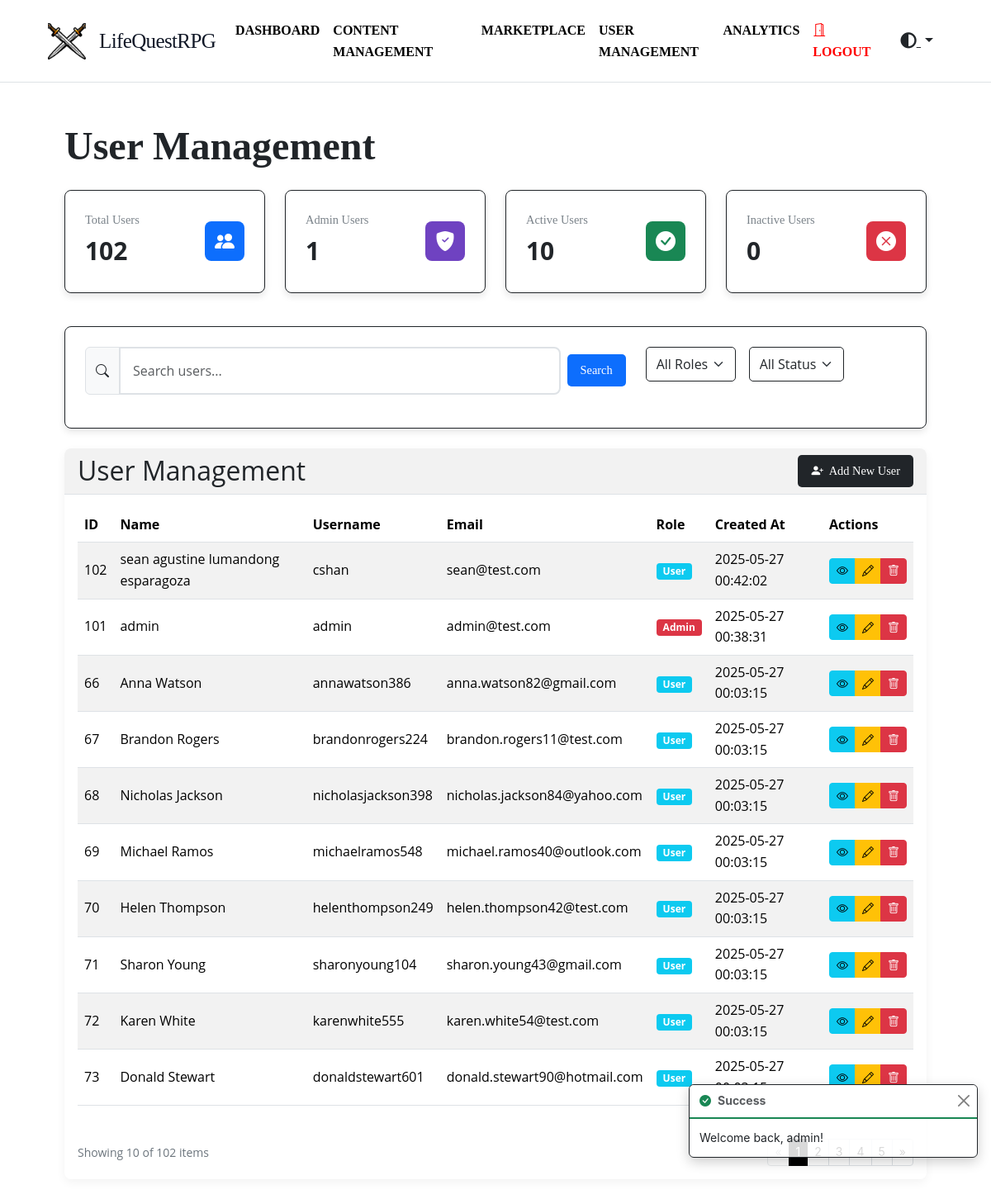
Page /admin/users (signed in) on the committed database.
### tables this page shows
CREATE TABLE `users` (
  `id` int NOT NULL,
  `email` varchar(255) NOT NULL,
  `username` varchar(50) DEFAULT NULL,
  `password` varchar(255) NOT NULL,
  `name` varchar(255) DEFAULT NULL,
  `role` enum('admin','user') DEFAULT 'user',
  `created_at` timestamp NULL DEFAULT CURRENT_TIMESTAMP,
  `updated_at` timestamp NULL DEFAULT CURRENT_TIMESTAMP ON UPDATE CURRENT_TIMESTAMP,
  `coins` int DEFAULT '0',
  `character_created` tinyint(1) DEFAULT '0' COMMENT 'Tracks if character setup is complete',
  `email_notifications` tinyint(1) DEFAULT '1',
  `task_reminders` tinyint(1) DEFAULT '1',
  `achievement_alerts` tinyint(1) DEFAULT '1',
  `theme` varchar(20) DEFAULT 'light',
  `color_scheme` varchar(20) DEFAULT 'default'
);

### app/Views/admin/user_management.php (the view, shortened to what the rows shown need)
<div id="pagination-content">
  <div class="admin-dashboard">
    <div class="container-fluid">
      <div class="d-flex justify-content-between align-items-center">
        <h1 class="display-5 fw-bold mb-4 fade-in" style="font-family: 'Pixelify Sans', serif;">User Management</h1>
      </div>
      <div class="card">
        <div class="card-header">
          <div class="d-flex justify-content-between align-items-center">
            <h2 class="mb-0"><?= $title ?? 'User Management' ?></h2>
          </div>
        </div>
        <div class="card-body">
          <?php if (empty($users)): ?>
            <div class="alert alert-info">No users found.</div>
          <?php else: ?>
            <div class="table-responsive">
              <table class="table table-striped table-hover">
                <thead>
                  <tr>
                    <th>ID</th>
                    <th>Name</th>
                    <th>Username</th>
                    <th>Email</th>
                    <th>Role</th>
                    <th>Created At</th>
                    <th>Actions</th>
                  </tr>
                </thead>
                <tbody>
                  <?php foreach ($users as $user): ?>
                    <tr>
                      <td><?= $user['id'] ?></td>
                      <td><?= htmlspecialchars($user['name']) ?></td>
                      <td><?= htmlspecialchars($user['username'] ?? $user['name']) ?></td>
                      <td><?= htmlspecialchars($user['email']) ?></td>
                      <td>
                        <?php if (isset($user['role']) && $user['role'] === 'admin'): ?>
                          <span class="badge bg-danger">Admin</span>
                        <?php else: ?>
                          <span class="badge bg-info">User</span>
                        <?php endif; ?>
                      </td>
                      <td><?= isset($user['created_at']) ? \App\Core\Helpers::formatDate($user['created_at']) : '-' ?></td>
                      <td>
                        <div class="btn-group" role="group">
                          <button type="button" class="btn btn-sm btn-info show-user-btn" data-bs-toggle="modal"
                            data-bs-target="#showUserModal" data-user-id="<?= $user['id'] ?>"
                            data-user-name="<?= htmlspecialchars($user['name']) ?>"
                            data-user-username="<?= htmlspecialchars($user['username'] ?? $user['name']) ?>"
                            data-user-email="<?= htmlspecialchars($user['email']) ?>"
                            data-user-role="<?= $user['role'] ?? 'user' ?>"
                            data-user-created="<?= isset($user['created_at']) ? \App\Core\Helpers::formatDate($user['created_at']) : '-' ?>">
                            <i class="bi bi-eye"></i>
                          </button>
                          <button type="button" class="btn btn-sm btn-warning edit-user-btn" data-bs-toggle="modal"
                            data-bs-target="#editUserModal" data-user-id="<?= $user['id'] ?>"
                            data-user-name="<?= htmlspecialchars($user['name']) ?>"
                            data-user-username="<?= htmlspecialchars($user['username'] ?? $user['name']) ?>"
                            data-user-email="<?= htmlspecialchars($user['email']) ?>"
                            data-user-role="<?= $user['role'] ?? 'user' ?>">
                            <i class="bi bi-pencil"></i>
                          </button>
                          <button type="button" class="btn btn-sm btn-danger delete-user-btn" data-bs-toggle="modal"
                            data-bs-target="#deleteUserModal" data-user-id="<?= $user['id'] ?>"
                            data-user-name="<?= htmlspecialchars($user['name']) ?>">
                            <i class="bi bi-trash"></i>
                          </button>
                        </div>
                      </td>
                    </tr>
                  <?php endforeach; ?>
                </tbody>
              </table>
            </div> <?php endif; ?>
        </div>
      </div>
    </div>
  </div>
</div>

### rows in the picture
users: id "102", name "sean agustine lumandong esparagoza", username "cshan", email "sean@test.com", role "User", created_at "2025-05-27 00:42:02"
users: id "101", name "admin", username "admin", email "admin@test.com", role "Admin", created_at "2025-05-27 00:38:31"
users: id "66", name "Anna Watson", username "annawatson386", email "anna.watson82@gmail.com", role "User", created_at "2025-05-27 00:03:15"
users: id "67", name "Brandon Rogers", username "brandonrogers224", email "brandon.rogers11@test.com", role "User", created_at "2025-05-27 00:03:15"
users: id "68", name "Nicholas Jackson", username "nicholasjackson398", email "nicholas.jackson84@yahoo.com", role "User", created_at "2025-05-27 00:03:15"
users: id "69", name "Michael Ramos", username "michaelramos548", email "michael.ramos40@outlook.com", role "User", created_at "2025-05-27 00:03:15"
users: id "70", name "Helen Thompson", username "helenthompson249", email "helen.thompson42@test.com", role "User", created_at "2025-05-27 00:03:15"
users: id "71", name "Sharon Young", username "sharonyoung104", email "sharon.young43@gmail.com", role "User", created_at "2025-05-27 00:03:15"
users: id "72", name "Karen White", username "karenwhite555", email "karen.white54@test.com", role "User", created_at "2025-05-27 00:03:15"
users: id "73", name "Donald Stewart", username "donaldstewart601", email "donald.stewart90@hotmail.com", role "User", created_at "2025-05-27…"

### other values in the picture
$paginator->getPageInfo()['totalItems'] "102"
$adminCount "1"
$activeCount "10"
$inactiveCount "0"
$title "User Management"
count($items) "10"
$pagination['totalItems'] "102"
$_SESSION['success'] "Welcome back, admin!"
